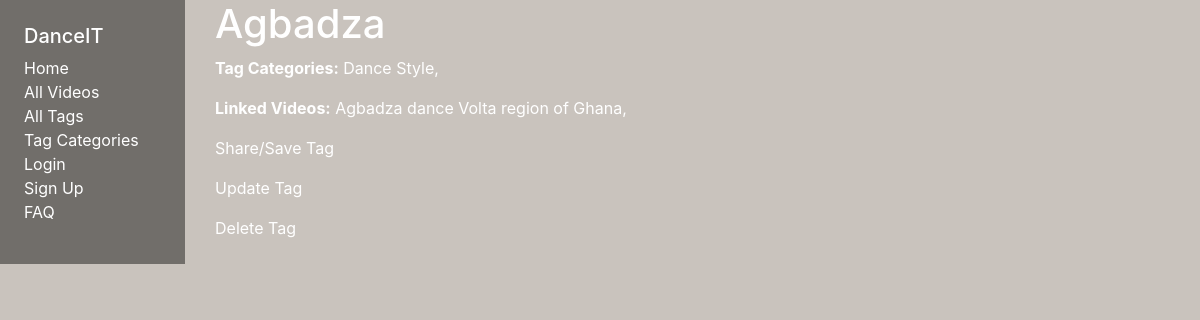
Screenshot of /main/tag/37 with the database file from the repository.
### main/models.py (models this page shows, shortened)
class Tag(models.Model):
  name = models.CharField(max_length=20)
  date_created = models.DateTimeField(default=timezone.now)
  videos = models.ManyToManyField(Video)
  types = models.ManyToManyField("Type")
  user = models.ForeignKey(
      User, on_delete=models.SET_NULL, null=True, blank=True)
  class Meta:
      ordering = ['name']

class Type(models.Model):
  name = models.CharField(max_length=20)
  tags = models.ManyToManyField(Tag)
  class Meta:
      ordering = ['name']
  def get_absolute_url(self):
    return reverse('type-detail', args=[str(self.id)])

class Video(models.Model):
  name = models.CharField(max_length=100)
  url = models.URLField()
  """Local time used because users will be all over the world"""
  tags = models.ManyToManyField("Tag", blank=True)
  user = models.ForeignKey(
      User, on_delete=models.SET_NULL, null=True, blank=True)
  class Meta:
      ordering = ['name']
  def get_absolute_url(self):
    return reverse('video-detail', args=[str(self.id)])

### main/views.py (the view)
# urls.py: path('tag/<int:pk>', views.TagDetailView.as_view(), name='tag-detail'),
class TagDetailView(generic.DetailView): # View class that displays details of a tag. Inherited from DetailView class.
  model = Tag #Set the DB model to get data from.

### main/templates/main/tag_detail.html
{% extends "base_generic.html" %}
{% block content %}
<h1>{{ tag.name }} </h1>
<p><strong>Tag Categories:</strong>
{% for type in tag.types.all %}
<a href="{{type.get_absolute_url}}">{{type.name}},</a>
{% endfor %}</p>
<p><strong>Linked Videos:</strong>
{% for video in tag.videos.all %}
<a href="{{video.get_absolute_url}}">{{video.name}},</a>
{% endfor %} </p>
<p><a href="{% url 'tag_share' pk=tag.pk %}">Share/Save Tag </a></p>
<p><a href="{% url 'tag_update' pk=tag.pk %}">Update Tag </a></p>
<p><a href="{% url 'tag_delete' pk=tag.pk %}">Delete Tag </a></p>
{% endblock %}

### main/static/css/styles.css (style rules this page uses)
body { background: #c9c3bd; }
p, a, li, h1, h2, h3, h4, h5 { color: white; }

### rows the page displays
Tag: name "Agbadza"
Type: name "Dance Style"
Video: name "Agbadza dance Volta region of Ghana"
